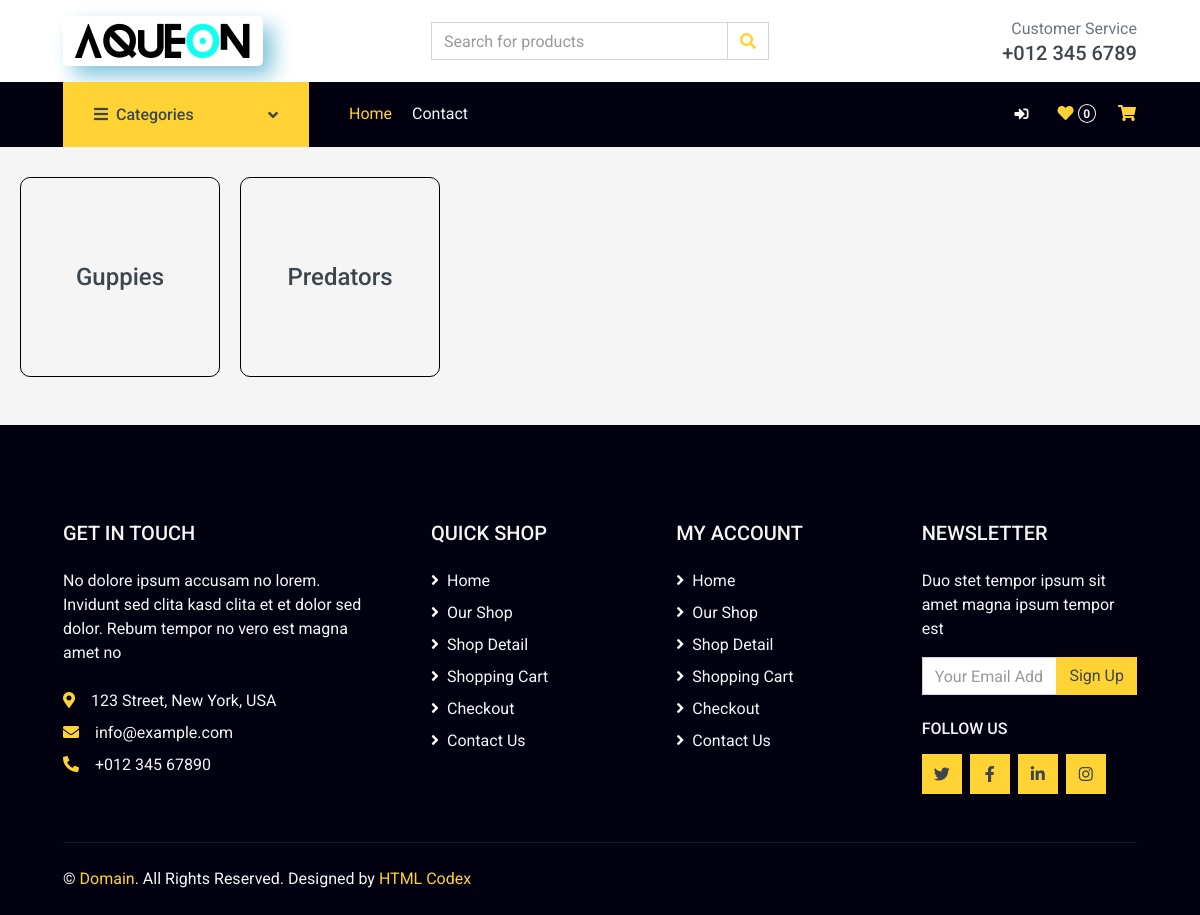
Page /subcategories/1/ on the earlier database version.
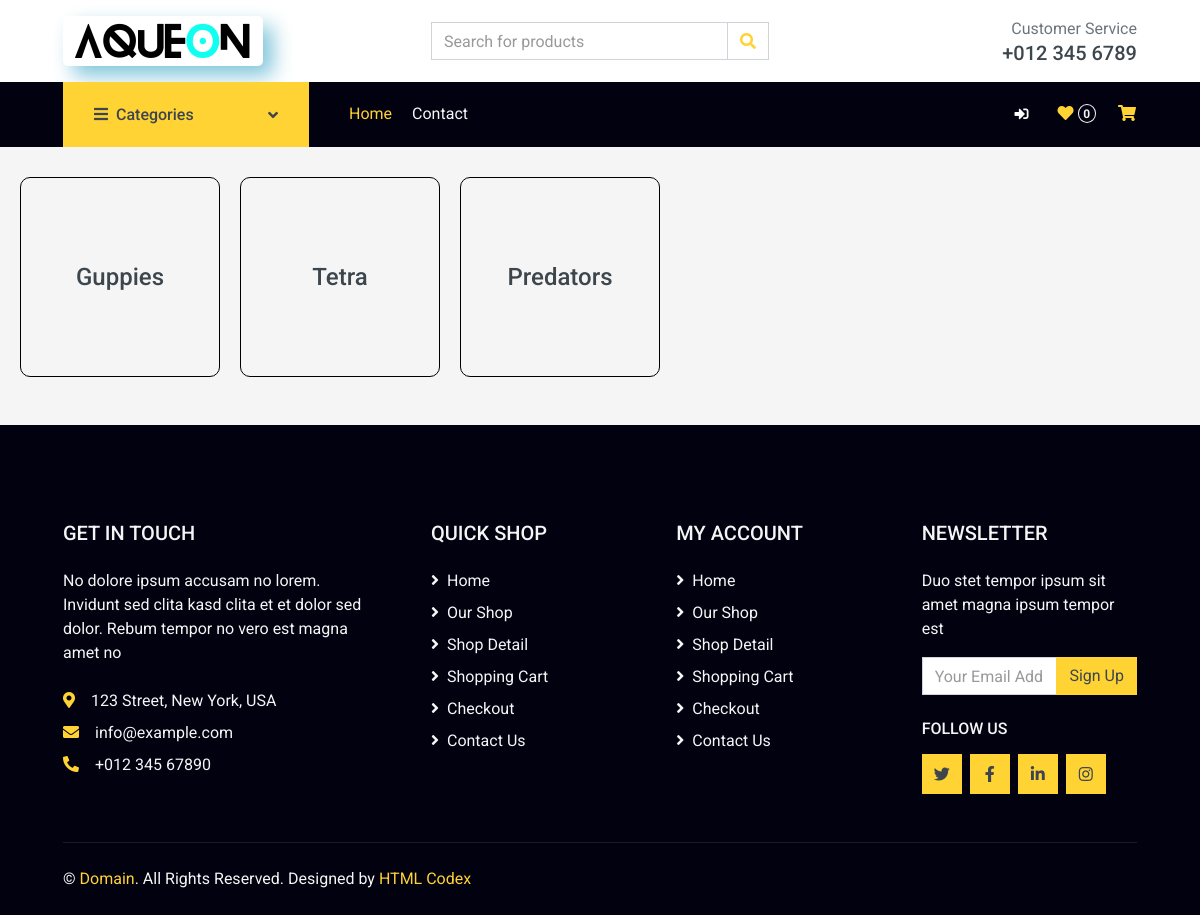
Same page on the later database version.
### Website/models.py (models this page shows, shortened)
class ProductSubcategory(models.Model):
    sub_cat_id = models.AutoField(primary_key=True)
    categ_id = models.ForeignKey(ProductCategory, on_delete=models.CASCADE)
    sub_cat_name = models.CharField(max_length=255,unique=True)
    created_at = models.DateTimeField(auto_now_add=True)

### Website/views.py (the view)
# urls.py: path('subcategories/<int:categ_id>/', views.subcategories_view, name='subcategories'),
def subcategories_view(request, categ_id):
    subcategories = ProductSubcategory.objects.filter(categ_id=categ_id)
    return render(request, 'product/subcategory_list.html', {'subcategories': subcategories})

### templates/product/subcategory_list.html (shortened to what this page needs)
{% extends 'index.html' %}
{% block content %}
<div style="display:flex; flex-direction: row;" >
{% for subcat in subcategories %}
    <div style=" margin-left:20px; width:200px;height: 200px; border:1px solid black; display: flex; border-radius: 10px; cursor: pointer;  justify-content: center; align-items: center;" class="subcategory" onclick="navigateToSubcategoryProducts({{ subcat.sub_cat_id }})">
        <h4 style="margin:auto">{{ subcat.sub_cat_name }}</h4>
    </div>
{% endfor %}
</div>
</body>
</html>
{% endblock %}

Differences in the rows shown:
now on this page (row edited): ProductSubcategory: {{ subcat.sub_cat_id }} 2 (drawn), sub_cat_name "Tetra"
